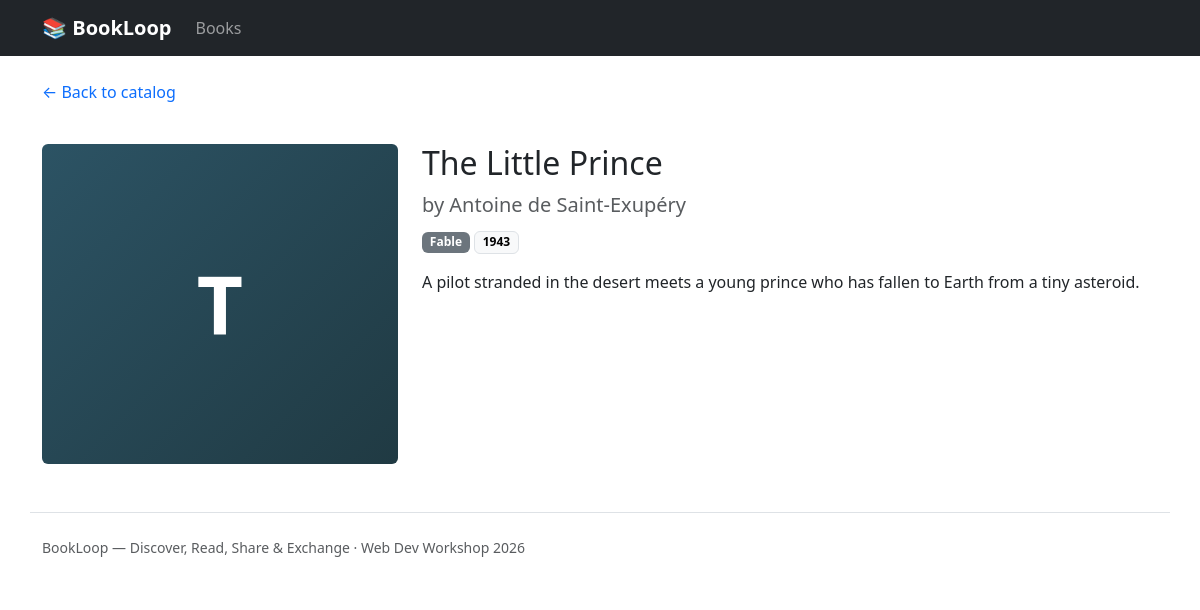
/book.php?id=3, run on the app's committed database.
### tables this page shows
CREATE TABLE books (
  id          INT UNSIGNED NOT NULL AUTO_INCREMENT,
  title       VARCHAR(200) NOT NULL,
  author      VARCHAR(120) NOT NULL,
  genre       VARCHAR(60)  NOT NULL,
  year        SMALLINT     NULL,
  description TEXT         NULL,
  created_at  TIMESTAMP    NOT NULL DEFAULT CURRENT_TIMESTAMP,
  PRIMARY KEY (id)
);

### book.php (the view, shortened to what this page needs)
<?php
require 'config.php';
$id = (int) ($_GET['id'] ?? 0);
$stmt = $pdo->prepare('SELECT * FROM books WHERE id = ?');
$stmt->execute([$id]);
$book = $stmt->fetch();
require 'includes/header.php';
?>
<a href="index.php" class="text-decoration-none">&larr; Back to catalog</a>
<div class="row mt-3 g-4">
    <div class="col-md-4">
        <div class="book-cover rounded" style="height:320px;font-size:5rem;">
            <?= htmlspecialchars(mb_substr($book['title'], 0, 1)) ?>
        </div>
    </div>
    <div class="col-md-8">
        <h1 class="h2"><?= htmlspecialchars($book['title']) ?></h1>
        <p class="lead text-muted mb-2">by <?= htmlspecialchars($book['author']) ?></p>
        <p>
            <span class="badge text-bg-secondary"><?= htmlspecialchars($book['genre']) ?></span>
            <?php if ($book['year']): ?>
                <span class="badge text-bg-light border"><?= $book['year'] ?></span>
            <?php endif; ?>
        </p>
        <p><?= nl2br(htmlspecialchars($book['description'] ?? '')) ?></p>
    </div>
</div>
<?php require 'includes/footer.php'; ?>

### assets/style.css (style rules this page uses)
.book-cover { height: 160px; display: flex; align-items: center; justify-content: center; font-size: 2.5rem; font-weight: 700; color: #fff; background: linear-gradient(135deg, #2c5364, #203a43); border-radius: .375rem .375rem 0 0; }

### data on the page
books: title "T", title "The Little Prince", author "Antoine de Saint-Exupéry", genre "Fable", year "1943", description "A pilot stranded in the desert meets a young prince who has fallen to Earth from a tiny asteroid."
